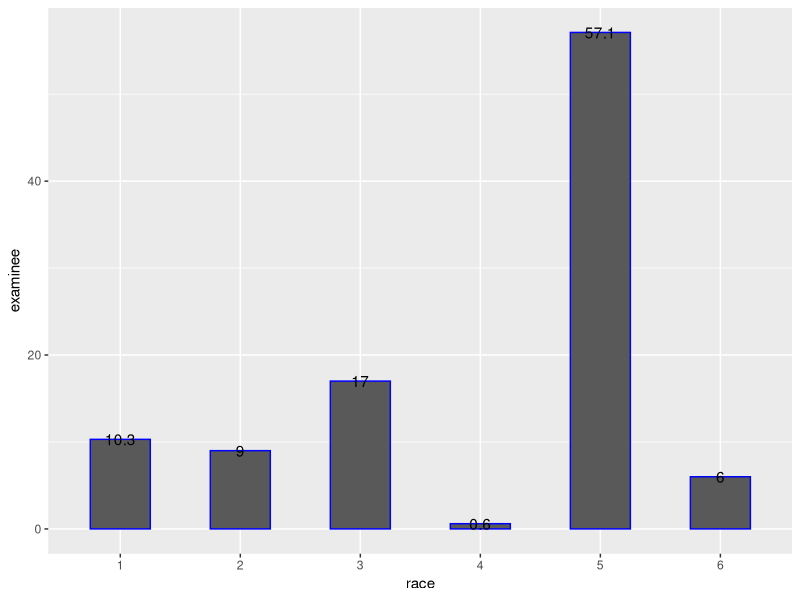

The R script that drew this image:
#page 52-53
library(dplyr)
library(ggplot2)
dtabl<-data.frame(
         race=c("1","2","3","4","5","6"),
         examinee=c(10.3,9.0,17.0,0.6,57.1,6.0),
         overall=c(5.7,14.7, 17.6,1.1,59.2,1.7))
View(dtabl)
ggplot(dtabl,aes(x=race,y=examinee),fill=race)+
  geom_bar(color="blue",stat="identity",width=0.5)+
  theme(legend.position="bottom")+
  theme(legend.direction="vertical")+
  theme(axis.text.x=element_text(angle=0))+
  geom_text(aes(label=examinee))
